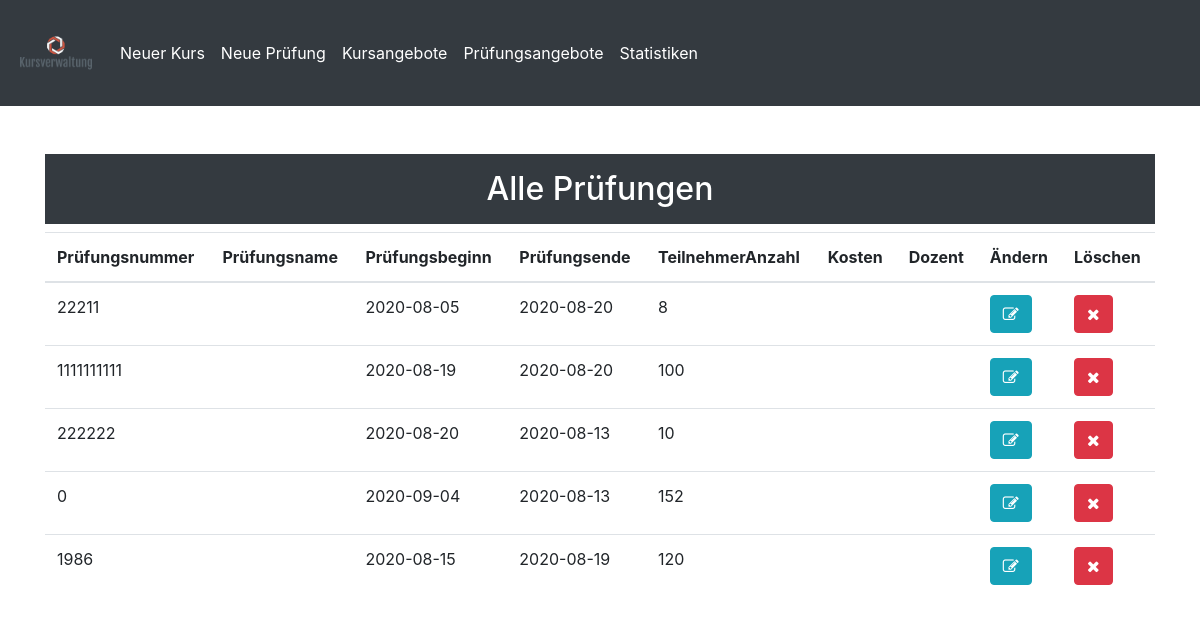
Before: /admin/pListeAdmin.php with the older database file.
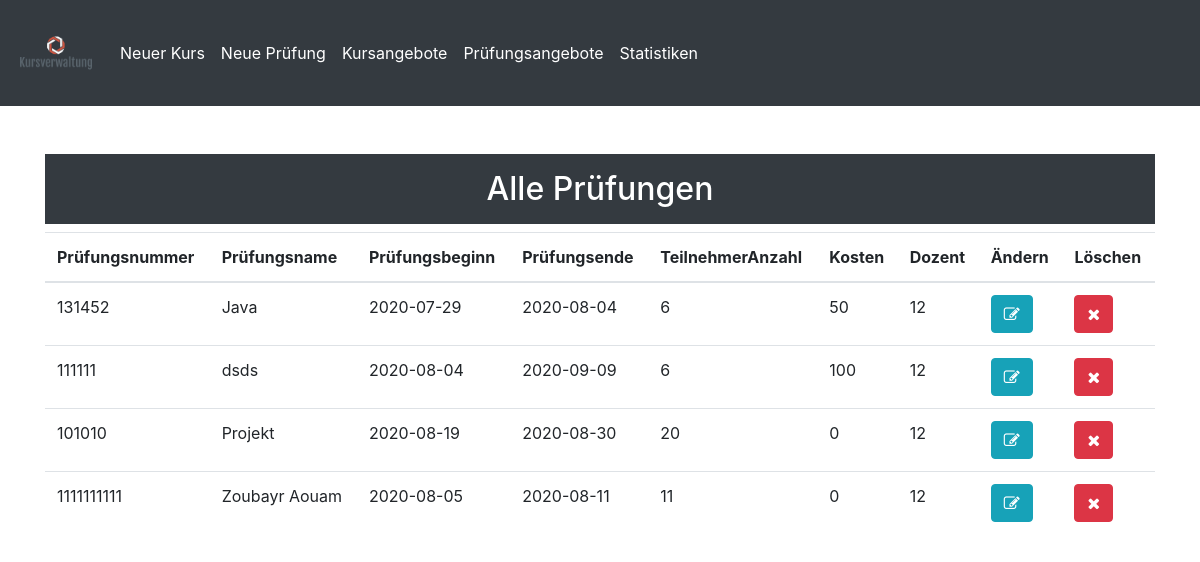
After: the same page with the newer database file.
### tables this page shows
CREATE TABLE `pruefung` (
  `pruefungID` int(11) NOT NULL,
  `pruefungNummer` int(11) NOT NULL,
  `pruefungName` varchar(255) NOT NULL,
  `pruefungBeginn` date NOT NULL,
  `pruefungEnde` date NOT NULL,
  `teilnehmerAnzahl` int(11) NOT NULL,
  `dozentID` int(11) NOT NULL,
  `kosten` decimal(10,0) NOT NULL,
  `pruefungCreated` timestamp NOT NULL DEFAULT current_timestamp()
);

### class/database.php (called while the page is built, shortened)
<?php
class Database
{
  private $serverName = "localhost";
  private $userName = "root";
  private $password = "";
  private $dbName = "kursverwaltung";
  private $con;
  public function __construct()
  {
    $this->con = new mysqli($this->serverName, $this->userName, $this->password, $this->dbName);
  }
   public function read($table)
   {
     $sql="SELECT * FROM $table";
     $result = mysqli_query($this->con, $sql);
     while($row = mysqli_fetch_assoc($result))
      {
        $data[] = $row;
      }
       return $data;
    }
}
 ?>

### admin/pListeAdmin.php (the view, shortened to what this page needs)
<?php
include('incAdmin\header.php');
?>
<div class="container">
  <div class="row">
    <div class="col-sm-12">
      <h2 class="p-3 col text-center mt-5 text-white bg-dark"> Alle Prüfungen </h2>
      <table class="table">
        <thead>
         <tr>
          <th scope="col"> Prüfungsnummer </th>
          <th scope="col"> Prüfungsname </th>
          <th scope="col"> Prüfungsbeginn </th>
          <th scope="col"> Prüfungsende </th>
          <th scope="col"> TeilnehmerAnzahl </th>
          <th scope="col"> Kosten </th>
          <th scope="col"> Dozent </th>
          <th scope="col"> Ändern </th>
          <th scope="col"> Löschen </th>
         </tr>
        </thead>
      <tbody>
        <?php foreach ($db->read('pruefung') as $row): ?>
          <tr>
            <td scope="row"><?php echo $row['pruefungNummer'] ?></td>
            <td scope="row"><?php echo $row['pruefungName'] ?></td>
            <td scope="row"><?php echo $row['pruefungBeginn'] ?></td>
            <td scope="row"><?php echo $row['pruefungEnde'] ?></td>
            <td scope="row"><?php echo $row['teilnehmerAnzahl'] ?></td>
            <td scope="row"><?php echo $row['kosten'] ?></td>
            <td scope="row"><?php echo $row['dozentID'] ?></td>
            <td>
             <a href="pEdite.php?id=<?php echo $row['pruefungID']?>" class="btn btn-info"><i class="fa fa-edit"></i></a>
            </td>
            <td>
             <a href="pDelete.php?id=<?php echo $row['pruefungID']?>" class="btn btn-danger"><i class="fa fa-close"></i></a>
            </td>
          </tr>
          <?php endforeach; ?>
        </tbody>
      </div>
  </div>
</div>

### admin/incAdmin/header.php (shortened to what this page needs)
<?php
include('C:\xampp\htdocs\projekt\portFolio\class\database.php');
$db = new Database();
?>
<!doctype html>
<html lang="de">
  <head>
    <link rel="stylesheet" href="https://stackpath.bootstrapcdn.com/bootstrap/4.4.1/css/bootstrap.min.css">
    <link rel="stylesheet" href="https://stackpath.bootstrapcdn.com/font-awesome/4.7.0/css/font-awesome.min.css" >
  </head>
  <body>
    <nav class="navbar navbar-expand-lg navbar-dark bg-dark">
        <a class="navbar-brand" href=""><img src="logo.png" width="80"> </a>
        <div class="collapse navbar-collapse" id="navbarNav">
            <ul class="navbar-nav mr-auto">
              <li class="nav-item active">
                  <a class="nav-link" href="addKurs.php">Neuer Kurs</a>
              </li>
              <li class="nav-item active">
                  <a class="nav-link" href="addPruefung.php">Neue Prüfung</a>
              </li>
                <li class="nav-item active">
                    <a class="nav-link" href="kListeAdmin.php">Kursangebote</a>
                </li>
                <li class="nav-item active">
                    <a class="nav-link" href="pListeAdmin.php">Prüfungsangebote</a>
                </li>
                <li class="nav-item active">
                    <a class="nav-link" href="">Statistiken</a>
                </li>
            </ul>
        </div>
    </nav>
    <div class="container-fluid">

Changed rows visible on the page:
removed pruefung: pruefungNummer "22211", pruefungBeginn "2020-08-05", pruefungEnde "2020-08-20", teilnehmerAnzahl "8"
removed pruefung: pruefungNummer "1111111111", pruefungBeginn "2020-08-19", pruefungEnde "2020-08-20", teilnehmerAnzahl "100"
removed pruefung: pruefungNummer "222222", pruefungBeginn "2020-08-20", pruefungEnde "2020-08-13", teilnehmerAnzahl "10"
removed pruefung: pruefungNummer "0", pruefungBeginn "2020-09-04", pruefungEnde "2020-08-13", teilnehmerAnzahl "152"
removed pruefung: pruefungNummer "1986", pruefungBeginn "2020-08-15", pruefungEnde "2020-08-19", teilnehmerAnzahl "120"
added pruefung: pruefungNummer "131452", pruefungName "Java", pruefungBeginn "2020-07-29", pruefungEnde "2020-08-04", teilnehmerAnzahl "6", kosten "50", dozentID "12"
added pruefung: pruefungNummer "111111", pruefungName "dsds", pruefungBeginn "2020-08-04", pruefungEnde "2020-09-09", teilnehmerAnzahl "6", kosten "100", dozentID "12"
added pruefung: pruefungNummer "101010", pruefungName "Projekt", pruefungBeginn "2020-08-19", pruefungEnde "2020-08-30", teilnehmerAnzahl "20", kosten "0", dozentID "12"
added pruefung: pruefungNummer "1111111111", pruefungName "Zoubayr Aouam", pruefungBeginn "2020-08-05", pruefungEnde "2020-08-11", teilnehmerAnzahl "11", kosten "0", dozentID "12"
